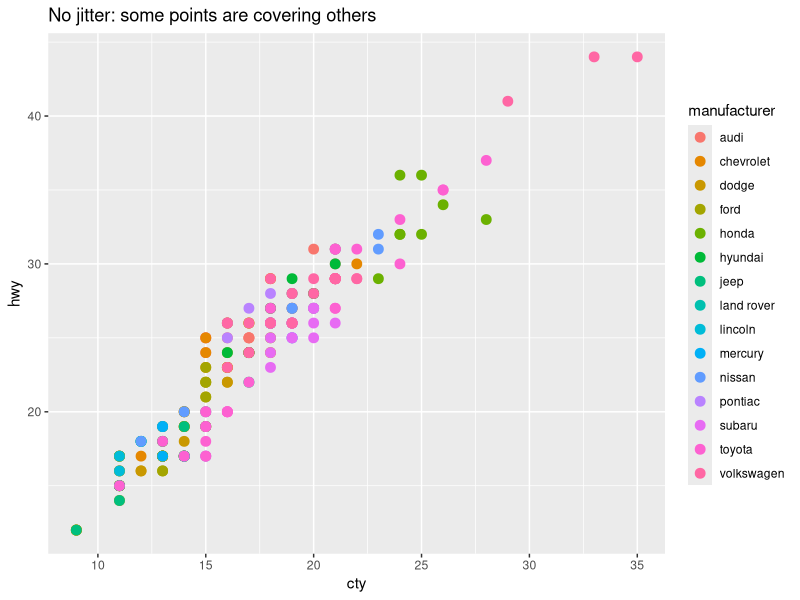
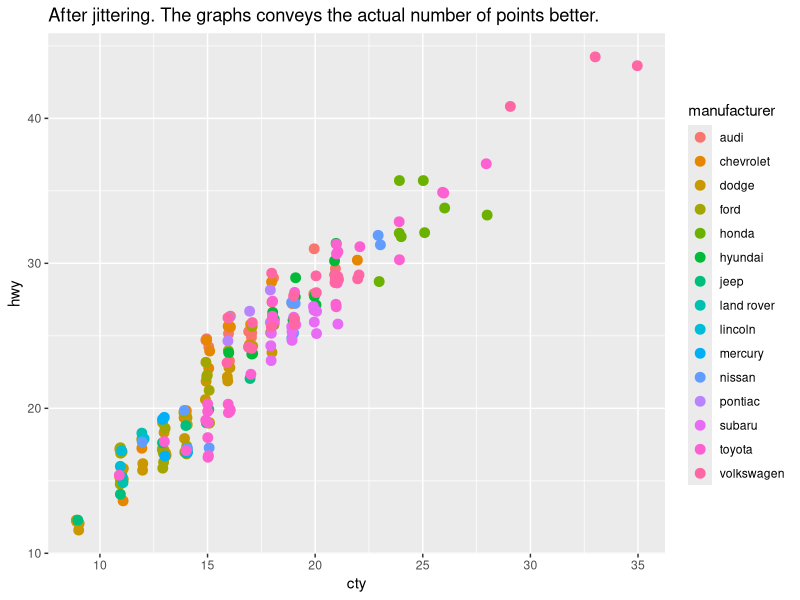
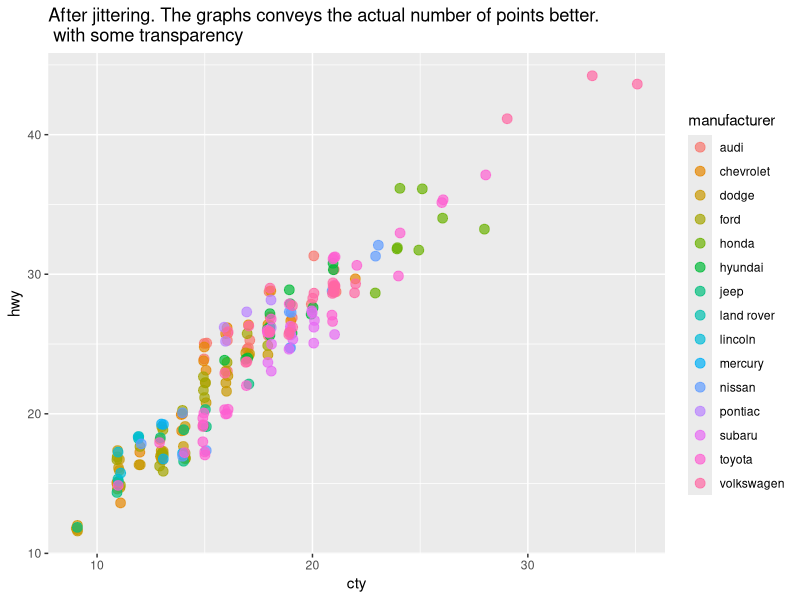

Write the R code that produced these figures, in order.
# Activity 03_03: minimise overplotting with jitter

library(ggplot2)
nrow(mpg)

# over plotting
ggplot(mpg, aes( x = cty, y = hwy)) + 
  geom_point( aes(colour = manufacturer), size = 3) +
    ggtitle("No jitter: some points are covering others")

# using jitter to get a better view
ggplot(mpg, aes( x = cty, y = hwy)) + 
  geom_point( aes(colour = manufacturer), position=position_jitter(width=0.1), size = 3) +
    ggtitle("After jittering. The graphs conveys the actual number of points better.")

# with some transparency
ggplot(mpg, aes( x = cty, y = hwy)) + 
  geom_point( aes(colour = manufacturer), position=position_jitter(width=0.1), size = 3, alpha = 0.7) +
    ggtitle("After jittering. The graphs conveys the actual number of points better.\n with some transparency")

# For more information:
# http://docs.ggplot2.org/current/geom_jitter.html 